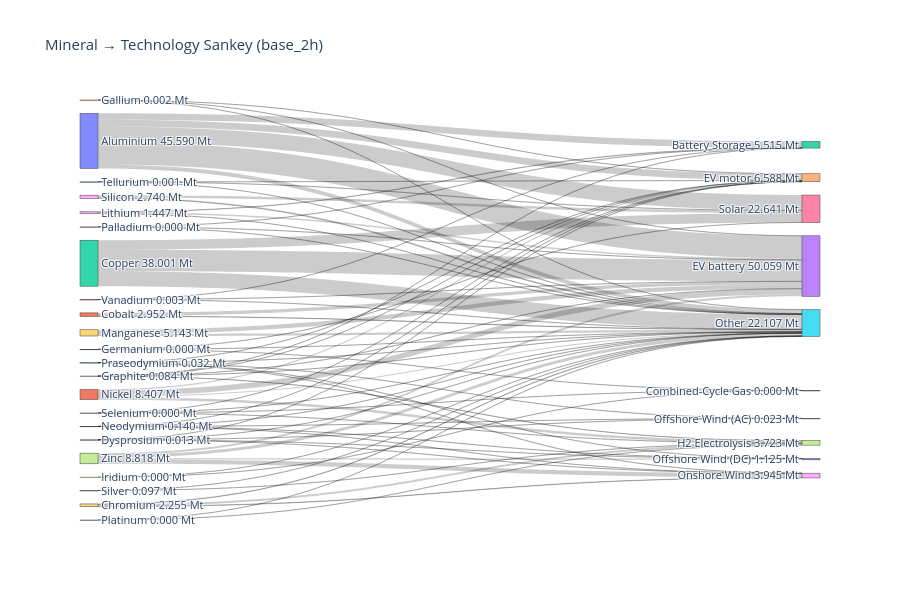

Notebook source saved alongside this figure:
### Code cell
network_key = sample_base_2h
df_merged, totals_Mt = compute_mineral_usage(network_key, n, all_minerals, "Market share current", mineral_intensities, tech_scenarios)

# assuming `criticality` DataFrame exists and includes
# "GeoPolRisk Characterization Factor [eq. Kg-Cu/Kg]" and a mineral name column
plot_mineral_to_tech_sankey(
    df_merged,
    all_minerals,
    tech_col=None,
    network_name=network_key,
    mode='mass',
    # criticality_df=criticality,
    criticality_min_col=None,   # or the actual mineral name column in your `criticality` DF
    criticality_score_col="GeoPolRisk Characterization Factor [eq. Kg-Cu/Kg]",
    fmt_decimals=3
)

### Figure 1 — Plotly figure (JSON) as saved in the notebook; plotly's stock layout.template omitted (floating-point values rounded to 4 significant figures)
{"data": [{"link": {"customdata": ["Aluminium → Battery Storage: 5.242 Mt", "Aluminium → EV battery: 18.727 Mt", "Aluminium → EV motor: 5.634 Mt", "Aluminium → Other: 3.259 Mt", "Aluminium → Solar: 12.728 Mt", "Chromium → H2 Electrolysis: 1.558 Mt", "Chromium → Onshore Wind: 0.319 Mt", "Chromium → Other: 0.378 Mt", "Cobalt → EV battery: 2.690 Mt", "Cobalt → Other: 0.262 Mt", "Copper → EV battery: 17.765 Mt", "Copper → Other: 12.387 Mt", "Copper → Solar: 7.849 Mt", "Dysprosium → EV motor: 0.005 Mt", "Dysprosium → Offshore Wind (AC): 0.002 Mt", "Dysprosium → Offshore Wind (DC): 0.003 Mt", "Dysprosium → Onshore Wind: 0.004 Mt", "Dysprosium → Other: 0.000 Mt", "Gallium → EV battery: 0.000 Mt", "Gallium → EV motor: 0.002 Mt", "Gallium → Other: 0.000 Mt", "Germanium → Combined-Cycle Gas: 0.000 Mt", "Germanium → Other: 0.000 Mt", "Germanium → Solar: 0.000 Mt", "Graphite → Battery Storage: 0.009 Mt", "Graphite → EV battery: 0.038 Mt", "Graphite → EV motor: 0.009 Mt", "Graphite → H2 Electrolysis: 0.027 Mt", "Graphite → Other: 0.001 Mt", "Iridium → Combined-Cycle Gas: 0.000 Mt", "Iridium → Other: 0.000 Mt", "Lithium → Battery Storage: 0.263 Mt", "Lithium → EV battery: 1.183 Mt", "Lithium → Other: 0.000 Mt", "Manganese → EV battery: 3.352 Mt", "Manganese → Other: 1.790 Mt", "Neodymium → EV motor: 0.060 Mt", "Neodymium → Offshore Wind (AC): 0.018 Mt", "Neodymium → Offshore Wind (DC): 0.026 Mt", "Neodymium → Onshore Wind: 0.032 Mt", "Neodymium → Other: 0.004 Mt", "Nickel → EV battery: 4.522 Mt", "Nickel → EV motor: 0.860 Mt", "Nickel → H2 Electrolysis: 2.055 Mt", "Nickel → Other: 0.970 Mt", "Palladium → Battery Storage: 0.000 Mt", "Palladium → EV battery: 0.000 Mt", "Palladium → Other: 0.000 Mt", "Platinum → H2 Electrolysis: 0.000 Mt", "Platinum → Other: 0.000 Mt", "Praseodymium → EV motor: 0.018 Mt", "Praseodymium → Offshore Wind (AC): 0.003 Mt", "Praseodymium → Offshore Wind (DC): 0.005 Mt", "Praseodymium → Onshore Wind: 0.005 Mt", "Praseodymium → Other: 0.001 Mt", "Selenium → Combined-Cycle Gas: 0.000 Mt", "Selenium → EV motor: 0.000 Mt", "Selenium → H2 Electrolysis: 0.000 Mt", "Selenium → Other: 0.000 Mt", "Silicon → Other: 0.677 Mt", "Silicon → Solar: 2.063 Mt", "Silver → H2 Electrolysis: 0.082 Mt", "Silver → Other: 0.015 Mt", "Tellurium → EV motor: 0.000 Mt", "Tellurium → Other: 0.000 Mt", "Tellurium → Solar: 0.001 Mt", "Vanadium → Battery Storage: 0.001 Mt", "Vanadium → EV battery: 0.002 Mt", "Vanadium → Other: 0.000 Mt", "Zinc → EV battery: 1.781 Mt", "Zinc → Offshore Wind (DC): 1.091 Mt", "Zinc → Onshore Wind: 3.586 Mt", "Zinc → Other: 2.361 Mt"], "hovertemplate": "%{customdata}<extra></extra>", "source": [0, 0, 0, 0, 0, 19, 19, 19, 1, 1, 2, 2, 2, 3, 3, 3, 3, 3, 4, 4, 4, 5, 5, 5, 6, 6, 6, 6, 6, 7, 7, 8, 8, 8, 9, 9, 10, 10, 10, 10, 10, 11, 11, 11, 11, 21, 21, 21, 20, 20, 12, 12, 12, 12, 12, 13, 13, 13, 13, 18, 18, 14, 14, 15, 15, 15, 16, 16, 16, 17, 17, 17, 17], "target": [22, 23, 24, 25, 26, 27, 28, 25, 23, 25, 23, 25, 26, 24, 29, 30, 28, 25, 23, 24, 25, 31, 25, 26, 22, 23, 24, 27, 25, 31, 25, 22, 23, 25, 23, 25, 24, 29, 30, 28, 25, 23, 24, 27, 25, 22, 23, 25, 27, 25, 24, 29, 30, 28, 25, 31, 24, 27, 25, 25, 26, 27, 25, 24, 25, 26, 22, 23, 25, 23, 30, 28, 25], "value": [5.242, 18.73, 5.634, 3.259, 12.73, 1.558, 0.319, 0.3782, 2.69, 0.2624, 17.76, 12.39, 7.849, 0.004847, 0.001766, 0.002569, 0.003521, 2.441e-05, 0.0002182, 0.001735, 9.479e-05, 4.641e-05, 8.591e-06, 6.514e-05, 0.009318, 0.03798, 0.008897, 0.02726, 0.000817, 3.342e-06, 2.297e-08, 0.2634, 1.183, 0.0003915, 3.352, 1.79, 0.05969, 0.01812, 0.02636, 0.03152, 0.004139, 4.522, 0.8597, 2.055, 0.9705, 2.749e-05, 9.559e-05, 8.984e-06, 0.0004371, 1.067e-05, 0.01817, 0.003266, 0.004751, 0.004988, 0.001241, 7.208e-05, 7.722e-05, 4.107e-05, 3.8e-05, 0.6772, 2.063, 0.0825, 0.01487, 0.0004675, 7.292e-05, 0.0005732, 0.0005438, 0.002124, 0.0003748, 1.781, 1.091, 3.586, 2.361]}, "node": {"customdata": [45.59, 2.952, 38.0, 0.01273, 0.002048, 0.0001201, 0.08427, 3.365e-06, 1.447, 5.143, 0.1398, 8.407, 0.03242, 0.0002284, 0.09737, 0.001114, 0.003042, 8.818, 2.74, 2.255, 0.0004478, 0.0001321, 5.515, 50.06, 6.588, 22.11, 22.64, 3.723, 3.945, 0.02316, 1.125, 0.0001218], "hovertemplate": "%{label}<br>Total: %{customdata:.3f}<extra></extra>", "label": ["Aluminium\n45.590 Mt", "Cobalt\n2.952 Mt", "Copper\n38.001 Mt", "Dysprosium\n0.013 Mt", "Gallium\n0.002 Mt", "Germanium\n0.000 Mt", "Graphite\n0.084 Mt", "Iridium\n0.000 Mt", "Lithium\n1.447 Mt", "Manganese\n5.143 Mt", "Neodymium\n0.140 Mt", "Nickel\n8.407 Mt", "Praseodymium\n0.032 Mt", "Selenium\n0.000 Mt", "Silver\n0.097 Mt", "Tellurium\n0.001 Mt", "Vanadium\n0.003 Mt", "Zinc\n8.818 Mt", "Silicon\n2.740 Mt", "Chromium\n2.255 Mt", "Platinum\n0.000 Mt", "Palladium\n0.000 Mt", "Battery Storage\n5.515 Mt", "EV battery\n50.059 Mt", "EV motor\n6.588 Mt", "Other\n22.107 Mt", "Solar\n22.641 Mt", "H2 Electrolysis\n3.723 Mt", "Onshore Wind\n3.945 Mt", "Offshore Wind (AC)\n0.023 Mt", "Offshore Wind (DC)\n1.125 Mt", "Combined-Cycle Gas\n0.000 Mt"], "pad": 15, "thickness": 18}, "type": "sankey"}], "layout": {"font": {"size": 11}, "height": 600, "title": {"text": "Mineral → Technology Sankey (base_2h)"}, "width": 900}}
